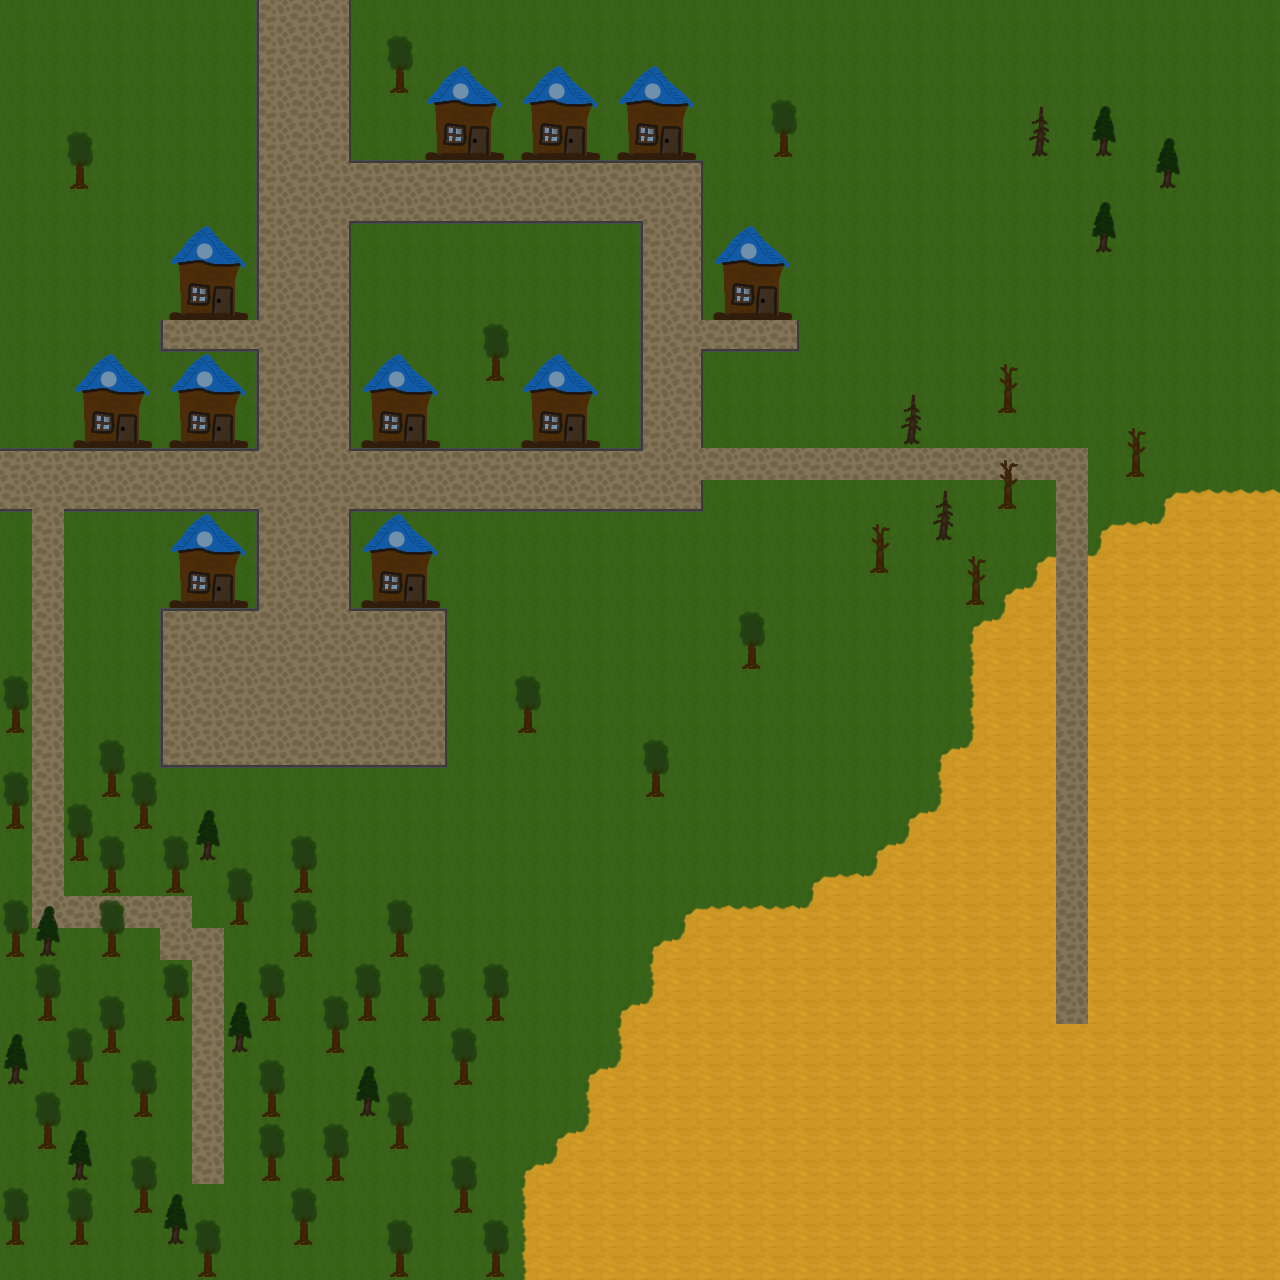

Tiled map render using the project's own tile images. Description and the map definition, with tile-layer contents summarised, below:
An orthogonal 40x40 tile map with 32x32 px tiles, 3 tile layers (ground, props-down, props-up), 4 tilesets and 22 objects (logs, flowers, sticks, cactuses, wolfs, ...).

<map version="1.9" tiledversion="1.9.1" orientation="orthogonal" renderorder="right-down" width="40" height="40" tilewidth="32" tileheight="32" infinite="0" nextlayerid="8" nextobjectid="87">
 <tileset firstgid="1" name="grounds" tilewidth="32" tileheight="32" tilecount="12" columns="4">
  <image source="grounds.png" trans="ff00ff" width="128" height="96" />
 </tileset>
 <tileset firstgid="13" name="paths" tilewidth="32" tileheight="32" tilecount="16" columns="4">
  <image source="paths.png" trans="ff00ff" width="128" height="128" />
 </tileset>
 <tileset firstgid="29" name="trees" tilewidth="32" tileheight="32" tilecount="8" columns="4">
  <image source="trees.png" trans="ff00ff" width="128" height="64" />
  <tile id="4" class="collision">
   <objectgroup draworder="index" id="3">
    <object id="3" x="6" y="0" width="19" height="29" />
   </objectgroup>
  </tile>
  <tile id="5" class="collision">
   <objectgroup draworder="index" id="2">
    <object id="1" x="6" y="-1.77636e-15" width="21" height="29" />
   </objectgroup>
  </tile>
  <tile id="6" class="collision">
   <objectgroup draworder="index" id="2">
    <object id="1" x="5" y="0" width="20" height="28" />
   </objectgroup>
  </tile>
  <tile id="7" class="collision">
   <objectgroup draworder="index" id="2">
    <object id="1" x="4" y="0" width="24" height="28" />
   </objectgroup>
  </tile>
 </tileset>
 <tileset firstgid="37" name="super_house" tilewidth="32" tileheight="32" tilecount="9" columns="3">
  <image source="super_house.png" trans="ff00ff" width="96" height="96" />
  <tile id="3">
   <objectgroup draworder="index" id="2">
    <object id="1" x="14.8857" y="0.170122">
     <polygon points="0,0 -4.08293,4.5933 -3.91281,7.82562 3.0622,8.08081 5.01861,10.4625 5.01861,31.8129 17.1823,31.983 17.0122,-0.255183" />
    </object>
   </objectgroup>
  </tile>
  <tile id="4">
   <objectgroup draworder="index" id="2">
    <object id="1" x="0" y="0" width="32" height="32" />
   </objectgroup>
  </tile>
  <tile id="5">
   <objectgroup draworder="index" id="2">
    <object id="1" x="-0.0850611" y="-0.0850611">
     <polygon points="0,0 14.7156,0 21.7757,7.06007 21.6906,11.6534 15.311,11.5683 11.3131,22.3711 11.4833,32.068 0,32.1531" />
    </object>
   </objectgroup>
  </tile>
  <tile id="6">
   <objectgroup draworder="index" id="2">
    <object id="1" x="10.0372" y="31.8979">
     <polygon points="0,0 0.0850611,-7.14514 10.8878,-6.88995 10.9729,-26.9644 9.95215,-26.9644 9.86709,-31.8979 21.9458,-31.8979 22.0308,0.0850611" />
    </object>
   </objectgroup>
  </tile>
  <tile id="7">
   <objectgroup draworder="index" id="2">
    <object id="1" x="0" y="0" width="32" height="32" />
   </objectgroup>
  </tile>
  <tile id="8">
   <objectgroup draworder="index" id="2">
    <object id="1" x="11.0579" y="0.0850611">
     <polygon points="-0.0850611,-0.0850611 -0.170122,23.8171 3.91281,23.7321 3.99787,25.008 11.8235,25.008 11.9086,31.7278 -11.0579,31.8979 -11.0579,-0.170122" />
    </object>
   </objectgroup>
  </tile>
 </tileset>
 <layer id="1" name="ground" width="40" height="40">
  <data>[1600 cells, 1600 non-empty, 19 distinct tile ids]</data>
 </layer>
 <layer id="5" name="props-down" width="40" height="40">
  <data>[1600 cells, 128 non-empty, 10 distinct tile ids]</data>
 </layer>
 <objectgroup id="7" name="inventory">
  <object id="70" name="logs" x="13.3333" y="1101.33" width="497.333" height="164">
   <properties>
    <property name="count" type="int" value="0" />
    <property name="item" value="log" />
    <property name="zone" value="item" />
   </properties>
  </object>
  <object id="72" name="flowers" x="357.333" y="226.667" width="280.667" height="122">
   <properties>
    <property name="count" type="int" value="0" />
    <property name="item" value="flower" />
    <property name="zone" value="item" />
   </properties>
  </object>
  <object id="83" name="sticks" x="13.3333" y="817.333" width="420" height="250.667">
   <properties>
    <property name="count" type="int" value="0" />
    <property name="item" value="stick" />
    <property name="zone" value="item" />
   </properties>
  </object>
  <object id="84" name="cactuses" x="980" y="628" width="286.667" height="400">
   <properties>
    <property name="count" type="int" value="0" />
    <property name="item" value="cactus" />
    <property name="zone" value="item" />
   </properties>
  </object>
 </objectgroup>
 <objectgroup id="6" name="characters">
  <object id="74" name="wolfs" x="10" y="1086" width="500" height="188">
   <properties>
    <property name="count" type="int" value="0" />
    <property name="mob" value="wolf" />
    <property name="zone" value="mob" />
   </properties>
  </object>
  <object id="75" name="skeletons" x="840" y="1036" width="418.667" height="228">
   <properties>
    <property name="count" type="int" value="0" />
    <property name="mob" value="skeleton" />
    <property name="zone" value="mob" />
   </properties>
  </object>
  <object id="78" name="zombies" x="1008" y="29.3333" width="256" height="310.667">
   <properties>
    <property name="count" type="int" value="0" />
    <property name="mob" value="zombie" />
    <property name="zone" value="mob" />
   </properties>
  </object>
  <object id="79" name="trader" x="206.667" y="640">
   <point />
  </object>
  <object id="80" name="forester" x="204" y="338.667">
   <point />
  </object>
  <object id="81" name="hunter" x="756" y="329.333">
   <point />
  </object>
  <object id="82" name="flowerist" x="464" y="178.667">
   <point />
  </object>
  <object id="85" name="spawn" x="304" y="44">
   <point />
  </object>
 </objectgroup>
 <layer id="3" name="props-up" width="40" height="40">
  <data>[1600 cells, 95 non-empty, 7 distinct tile ids]</data>
 </layer>
</map>